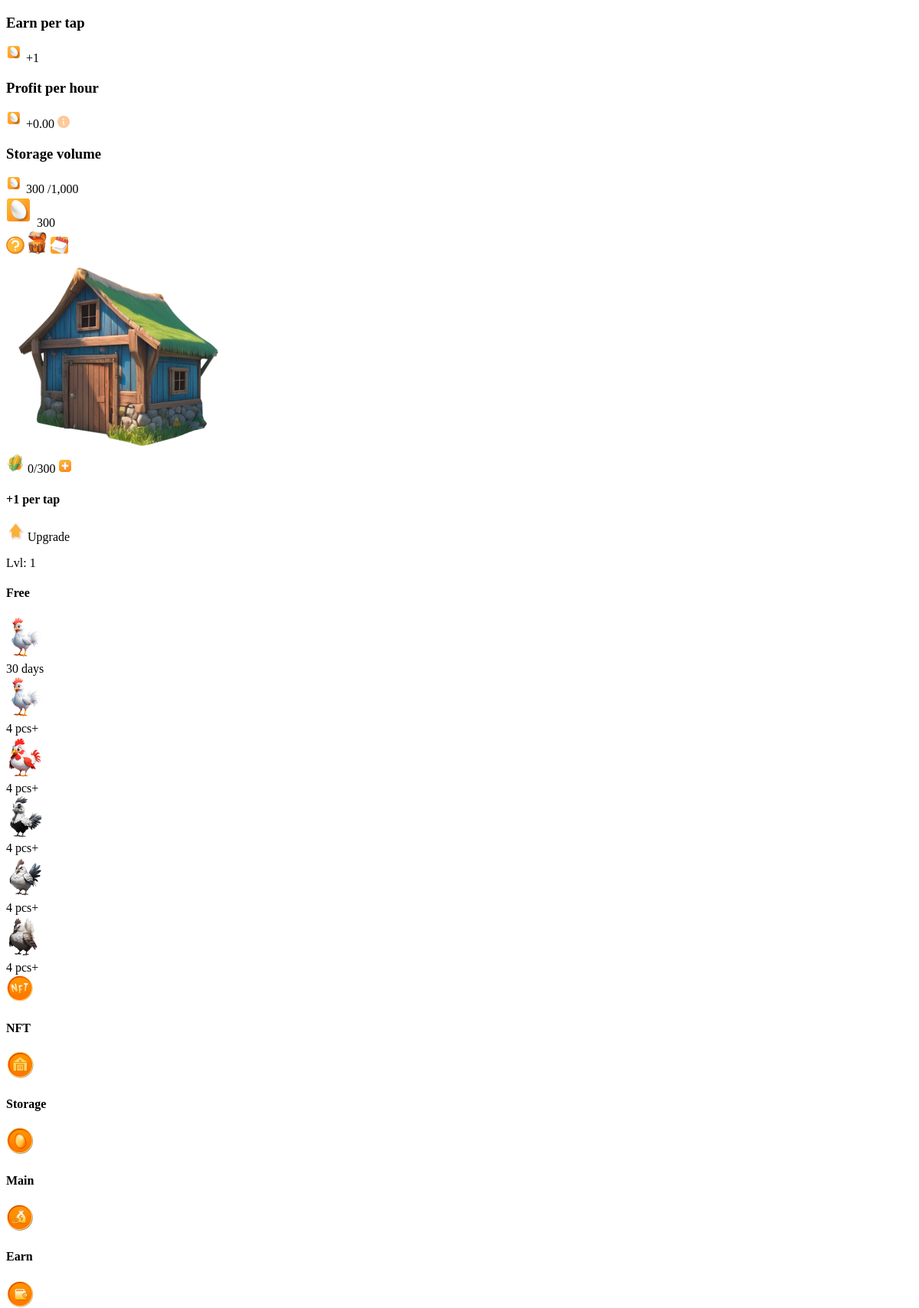
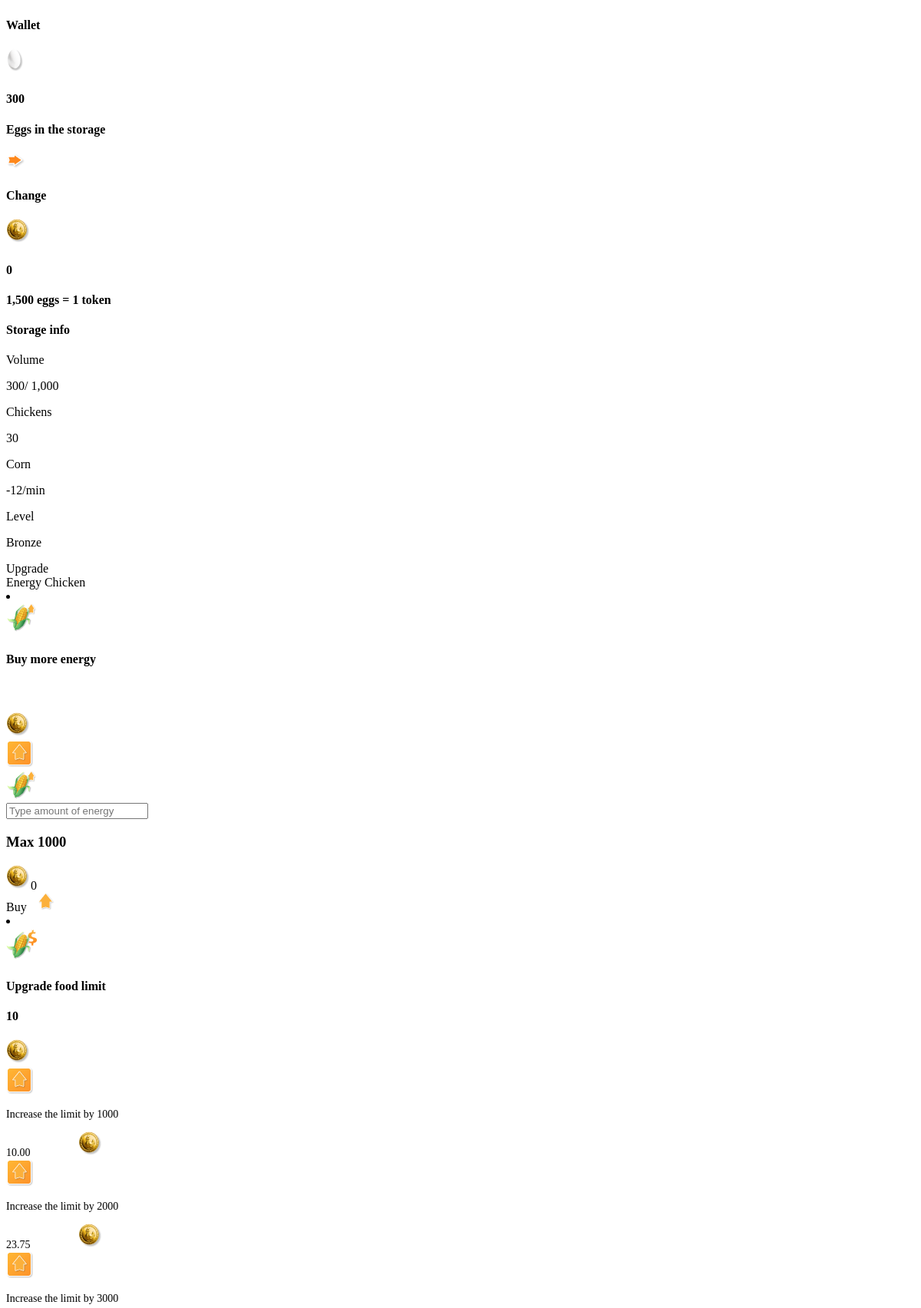
The page / (signed in, upper part) on the database its author committed (2 pictures, top to bottom).
### website/models.py (models this page shows, shortened)
class Users(db.Model, UserMixin):
    __tablename = 'users'
    id = db.Column(db.Integer, primary_key=True)
    tg_id = db.Column(db.Integer, unique=True, nullable=False)
    tg_username = db.Column(db.String(80), nullable=True)
    tg_first_name = db.Column(db.String(25), nullable=True)
    tg_last_name = db.Column(db.String(25), nullable=True)
    tg_is_premium = db.Column(db.Boolean, default=False)
    level = db.Column(db.Integer, default=1)
    profit_per_hour = db.Column(db.Float, default=0.0)
    storage_lvl = db.Column(db.Integer, default=1)
    storage_max_volume = db.Column(db.Float, default=1000.0)
    is_autoclick_on = db.Column(db.Boolean, default=False)
    last_egg_coin_exchange = db.Column(DateTime, default=func.now())
    egg_balance = db.Column(db.Float, default=0.0)
    coin_balance = db.Column(db.Float, nullable=False, default=0.0)
    food_balance = db.Column(db.Integer, nullable=False, default=300)
    food_balance_max = db.Column(db.Integer, nullable=False, default=300)
    tap_lvl = db.Column(db.Integer, default=1)
    energy_lvl = db.Column(db.Integer, default=1)
    nfts = db.relationship('NFT', backref='owner', lazy=True)

### website/views.py (the view, shortened to what this page needs)
@views.route('/')
def index():
    return render_template('index.html')

### website/templates/index.html (shortened to what this page needs)
{% extends 'base.html' %}
{% block content %}
    {% include 'main_page.html' %}
    {% include 'storage_page.html' %}
{% endblock %}

### website/templates/base.html (shortened to what this page needs)
<!DOCTYPE html>
<html lang="en">
<head>
    <link rel="stylesheet" href="{{ url_for('static', filename='css/style.css') }}">
    <link rel="stylesheet" href="{{ url_for('static', filename='css/responsive.css') }}">
    <link rel="stylesheet" href="{{ url_for('static', filename='css/tap.css') }}">
</head>
<body>
    {% block content %}
    {% endblock %}
</body>
</html>

### website/templates/main_page.html
<section class="section active" id="main-page">
    <header>
        <nav class="main-page-nav">
            <div class="main-page-navpoint" id="earnpertap">
                <h3 class="navpoint-header header-h3 roboto">Earn per tap</h3>
                <div class="navpoint-header-imgcontainer">
                    <img src="{{ url_for('static', filename='img/egg.png') }}" alt="">
                    <span class="navpoint-span roboto earn-per-tap">+{{ earn_per_tap }}</span>
                </div>
            </div>
            <div class="main-page-navpoint" id="profperhour">
                <h3 class="navpoint-header header-h3 roboto">Profit per hour</h3>
                <div class="navpoint-header-imgcontainer">
                    <img src="{{ url_for('static', filename='img/egg.png') }}" alt="">
                    <span class="navpoint-span roboto profit-per-hour">+{{ "{:,.2f}".format(current_user.profit_per_hour) }}</span>
                    <a href="#"><img src="{{ url_for('static', filename='img/information.png') }}" alt=""></a>
                </div>
            </div>
            <div class="main-page-navpoint" id="storagevolume">
                <h3 class="navpoint-header header-h3 roboto">Storage volume</h3>
                <div class="navpoint-header-imgcontainer">
                    <img src="{{ url_for('static', filename='img/egg.png') }}" alt="">
                    <span class="navpoint-span roboto egg-balance">
                        {{ "{:,.0f}".format(current_user.egg_balance) }}
                    </span>
                    <span class="navpoint-span roboto storage-max">
                        /{{ "{:,.0f}".format(current_user.storage_max_volume) }}
                    </span>
                </div>
            </div>
        </nav>
    </header>
    <main class="main-content mainpage-main">
        <div class="main-info">
            <div id="egg-capacity">
                <img src="{{ url_for('static', filename='img/egg bigger.png') }}" alt="">
                <span class="balsamiq egg-balance"> {{ "{:,.0f}".format(current_user.egg_balance) }}</span>
            </div>
            <div id="info-icons">
                <a href="#"><img src="{{ url_for('static', filename='img/Question Mark.png') }}" alt=""></a>
                <a href="#"><img src="{{ url_for('static', filename='img/chest-open.png') }}" alt=""></a>
                <a href="#"><img src="{{ url_for('static', filename='img/calendar.png') }}" alt=""></a>
            </div>
        </div>
        <div class="storage">
            <img src="{{ url_for('static', filename='img/storage1lvl.png') }}" alt="">
        </div>
        <div class="energy-upgrade-container">
            <div class="main-page-navpoint energy-container">
                <div id="energy-capacity">
                    <img src="{{ url_for('static', filename='img/corn.png') }}" alt="">
                    <span class="balsamiq"> {{ "{:,.0f}".format(current_user.food_balance) }}/{{ "{:,.0f}".format(current_user.food_balance_max) }}</span>
                    <img src="{{ url_for('static', filename='img/plusbutton.png') }}" alt="">
                </div>
                <h4 class="roboto">+{{earn_per_tap}} per tap</h4>
            </div>
            <div id="upgrade">
                <div id="upgrade-arrow">
                    <img src="{{ url_for('static', filename='img/arrow-up.png') }}" alt="">
                    <span class="balsamiq">Upgrade</span>
                </div>
                <p class="level roboto">Lvl: <span class="roboto">{{ current_user.storage_lvl }}</span></p>
            </div>
        </div>
            <div class="buy-chicken">
                <div class="chicken" id="default-chicken">
                    <h4 class="balsamiq">Free</h4>
                    <img src="{{ url_for('static', filename='img/Default_chicken_character_in_the_style_of_the_Disney_studio_ca_0_e7e8e0c4-589c-4219-9759-56a6ed2be8fa_0 2.png' ) }}" alt="" style="position: relative; z-index: 1;">
                    <div class="blur-container"><span class="balsamiq">30 days</span></div>
                </div>
                <div class="chicken" >
                    <img src="{{ url_for('static', filename='img/Default_chicken_character_in_the_style_of_the_Disney_studio_ca_0_e7e8e0c4-589c-4219-9759-56a6ed2be8fa_0 2.png' ) }}" alt="">
                    <div class="blur-container spanblur-container"><span class="chicken-quantity balsamiq">4 pcs</span><span class="balsamiq">+</span></div>
                </div>
                <div class="chicken" >
                    <img src="{{ url_for('static', filename='img/red-chicken.png' ) }}" alt="">
                    <div class="blur-container spanblur-container"><span class="chicken-quantity balsamiq">4 pcs</span><span class="balsamiq">+</span></div>
                </div>
                <div class="chicken" >
                    <img src="{{ url_for('static', filename='img/black-chicken.png' ) }}" alt="">
                    <div class="blur-container spanblur-container"><span class="chicken-quantity balsamiq">4 pcs</span><span class="balsamiq">+</span></div>
                </div>
                <div class="chicken" >
                    <img src="{{ url_for('static', filename='img/gray-chicken.png' ) }}" alt="">
                    <div class="blur-container spanblur-container"><span class="chicken-quantity balsamiq">4 pcs</span><span class="balsamiq">+</span></div>
                </div>
                <div class="chicken" >
                    <img src="{{ url_for('static', filename='img/gray-red-chicken.png' ) }}" alt="">
                    <div class="blur-container spanblur-container"><span class="chicken-quantity balsamiq">4 pcs</span><span class="balsamiq">+</span></div>
                </div>
            </div>
    </main>
    <footer class="footer tap-bar">
        <div class="footer-nav active" id="nft-button"><img src="{{ url_for('static', filename='img/nft 4.png') }}" alt=""> <h4 class="balsamiq">NFT</h4></div>
        <div class="footer-nav" id="storage-button"><img src="{{ url_for('static', filename='img/storage.png') }}" alt=""> <h4 class="balsamiq">Storage</h4></div>
        <div class="footer-nav" id="main-button"><img src="{{ url_for('static', filename='img/eggmine.png') }}" alt=""> <h4 class="balsamiq">Main</h4></div>
        <div class="footer-nav" id="earn-button"><img src="{{ url_for('static', filename='img/cash.png') }}" alt=""> <h4 class="balsamiq">Earn</h4></div>
        <div class="footer-nav" id="wallet-button"><img src="{{ url_for('static', filename='img/wallet.png') }}" alt=""> <h4 class="balsamiq">Wallet</h4></div>
    </footer>
</section>

### website/templates/storage_page.html (shortened to what this page needs)
<section class="section" id="storage-page">
    <header>
        <nav class="storage-nav">
            <div class="storage-navpoint" id="egg-navpoint">
                <div>
                    <img src="{{ url_for('static', filename='img/egg-no-bg.png') }}" alt="">
                    <h4 class="balsamiq egg-balance" id="egg-navpoint-balance">{{ "{:,.0f}".format(current_user.egg_balance) }}</h4>
                </div>
                <h4 class="balsamiq">Eggs in the storage</h4>
            </div>
            <div class="change" id="storage-change">
                <div>
                    <img src="{{ url_for('static', filename='img/arrow-right.png') }}" alt="">
                    <h4 class="balsamiq">Change</h4>
                </div>
            </div>
            <div class="storage-navpoint" id="token-navpoint">
                <div>
                    <img src="{{ url_for('static', filename='img/token.png') }}" alt="">
                    <h4 class="balsamiq token-balance token-balance123">
                        {{ "{:,.0f}".format(current_user.egg_balance / eggs_to_coin_price) }}
                    </h4>
                </div>
                <h4 class="balsamiq">{{ "{:,}".format(eggs_to_coin_price) }} eggs = 1 token</h4>
            </div>
        </nav>
        <div class="storage-info-container">
            <div id="storage-info-blur">
                <div class="storage-info">
                    <h4 class="balsamiq">Storage info</h4>
                    <div class="storage-info-items">
                        <div class="storage-info-item">
                            <span class="balsamiq">Volume</span>
                            <p class="balsamiq">
                                <span id="storage-info-balance" class="egg-balance">{{ "{:,.0f}".format(current_user.egg_balance) }}</span>/
                                <span id="storage-info-max" class="storage-max">{{ "{:,.0f}".format(current_user.storage_max_volume) }}</span>
                            </p>
                        </div>
                        <div class="storage-info-item">
                            <span class="balsamiq">Chickens</span>
                            <p class="balsamiq">30</p>
                        </div>
                        <div class="storage-info-item">
                            <span class="balsamiq">Corn</span>
                            <p class="balsamiq">-12/min</p>
                        </div>
                        <div class="storage-info-item">
                            <span class="balsamiq">Level</span>
                            <p class="balsamiq">Bronze</p>
                        </div>
                    </div>
                </div>
            </div>
            <div id="storage-upgrade">
                <a class="upgrade-button balsamiq">Upgrade</a>
            </div>
        </div>
    </header>
    <main>
            <div class="energy-switch">
                <span href="" class="balsamiq storage-switch-active" id="energy-switch-energy">Energy</span>
                <span href="" class="balsamiq" id="energy-switch-chicken">Chicken</span>
            </div>
            <div>
                <div class="energy-switch-switcher energy-switch-switcher-active buy-energy-container" id="buy-energy-section">
                    <div class="boost-string-container">
                        <div style="width: 100%;">
                            <li><div><img src="{{ url_for('static', filename='img/energy-upgrade.png') }}" alt=""><h4 class="balsamiq">Buy more energy</h4></div><div><h4 class="balsamiq">&nbsp;</h4><img src="{{ url_for('static', filename='img/token.png') }}" alt=""></div><img src="{{ url_for('static', filename='img/button raise up.png') }}" alt="" id="toggle-arrow"></li>
                            <div class="energy-boost energy-flat-container">
                                <div>
                                    <img src="../static/img/energy-upgrade.png" alt="">
                                    <div class="energy-flat-input-container"><input type="number" max="1000" id="energy-input" placeholder="Type amount of energy" inputmode="numeric"></div>
                                    <h3 class="balsamiq">Max 1000</h3>
                                </div>
                            </div>
                            <div class="energy-boost energy-cost-container">
                                <div class="token-text-container"><img src="../static/img/token.png" alt=""><span class="balsamiq" id="energy-cost">0</span></div>
                                <div class="balsamiq">Buy &nbsp; <img src="../static/img/point no bg.png" alt=""></div>
                            </div>
                        </div>
                        <div style="width: 100%;">
                            <li>
                                <div>
                                    <img src="{{ url_for('static', filename='img/buy-corn.png') }}" alt="">
                                    <h4 class="balsamiq">Upgrade food limit</h4>
                                </div>
                                <div>
                                    <h4 class="balsamiq">
                                        {% if energy_cost != "Max Level" %}
                                            {{ "{:,.0f}".format(energy_cost) }}
                                        {% else %}
                                            {{ energy_cost }}
                                        {% endif %}
                                    </h4>
                                    <img src="{{ url_for('static', filename='img/token.png') }}" alt="">
                                </div>
                                <img src="{{ url_for('static', filename='img/button raise up.png') }}" alt="" id="toggle-arrow-limit">
                            </li>
                            <div class="energy-limit-container">
                                {% for upgrade in next_energy_upgrades %}
                                    <div class="energy-limit">
                                        <h3 class="balsamiq" style="font-size: 14px; font-weight: 100;">
                                            {% if loop.index0 == 0 %}
                                                Increase the limit by <span>{{ upgrade.value }}</span>
                                            {% else %}
                                                Increase the limit by <span>{{ upgrade.value }}</span>
                                            {% endif %}
                                        </h3>
                                        <div>
                                            <span class="balsamiq" style="margin-right: 5%; font-size: 14px;">
                                                {{ "{:,.2f}".format(upgrade.cumulative_cost) }}
                                            </span>
                                            <img src="{{ url_for('static', filename='img/token.png') }}" alt="">
                                        </div>
                                        <img src="{{ url_for('static', filename='img/button raise up.png') }}" alt="">
                                    </div>
                                {% endfor %}
                            </div>
                        </div>
                    </div>
                </div>
            </div>
        </main>
    </section>

### rows shown on the page
Users: profit_per_hour "0.00", egg_balance "300", storage_max_volume "1,000", food_balance "0", food_balance_max "300", storage_lvl "1", current_user.egg_balance/eggs_to_coin_price "0"

### other values the page prints
{{ earn_per_tap }} "1"
{{ "{:,}".format(eggs_to_coin_price) }} "1,500"
{{ "{:,.0f}".format(energy_cost) }} "10"
{{ upgrade.value }} "1000"
{{ "{:,.2f}".format(upgrade.cumulative_cost) }} "10.00" "23.75"
{{ upgrade.value }} "2000" "3000"
